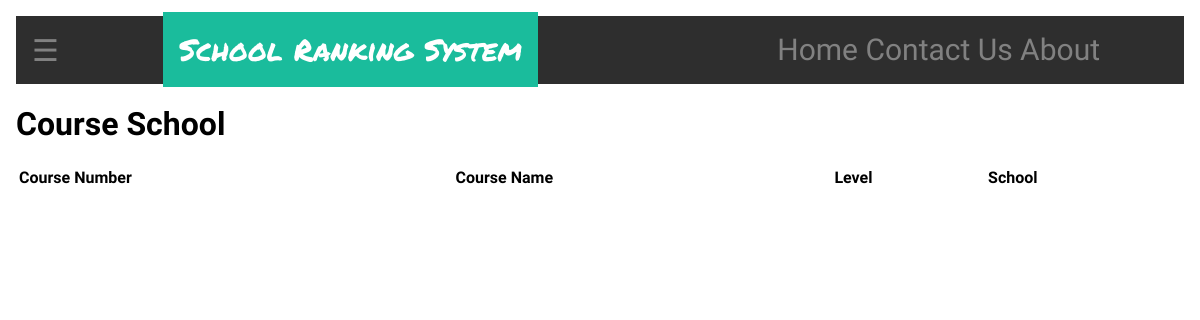
The page /courseView on the database as committed earlier.
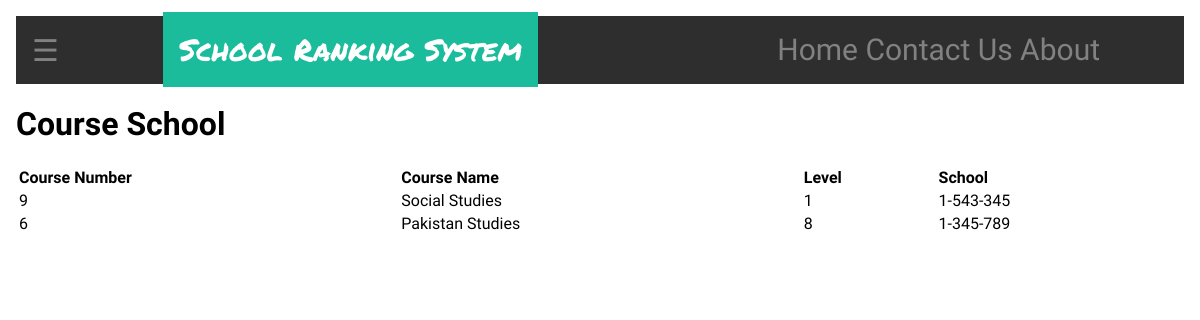
The same page on the database as committed later.
### tables this page shows
CREATE TABLE Course (
	CourseId INT NOT NULL PRIMARY KEY,
    Cname VARCHAR(40) NOT NULL,
    Level INT,
    SchRegNo VARCHAR(45) ,
	FOREIGN KEY (SchRegNo) REFERENCES School(RegNo)
    
);

### application.py (the view)
@app.route("/courseView")
def courseView():
    rows = db.execute("SELECT * FROM Course")
    return render_template("courses/courseView.html", courseView = rows)

### templates/courses/courseView.html (shortened to what this page needs)
{% extends "layout.html" %}
{% block heading %}
    Course School
{% endblock %}
{% block body %}
    <table style="width:100%">
        <tr>
            <th>Course Number</th>
            <th>Course Name</th>
            <th>Level</th>
            <th>School</th>
        </tr>
        {% for i in courseView %}
            <tr>
                <td>{{ i.CourseId }}</td>
                <td>{{ i.Cname }}</td>
                <td>{{ i.Level }}</td>
                <td>{{ i.SchRegNo }}</td>
            </tr>
        {% endfor %}
    </table>
{% endblock %}

Rows that differ between the two databases and show on the page:
added Course: CourseId "9", Cname "Social Studies", Level "1", SchRegNo "1-543-345"
added Course: CourseId "6", Cname "Pakistan Studies", Level "8", SchRegNo "1-345-789"
